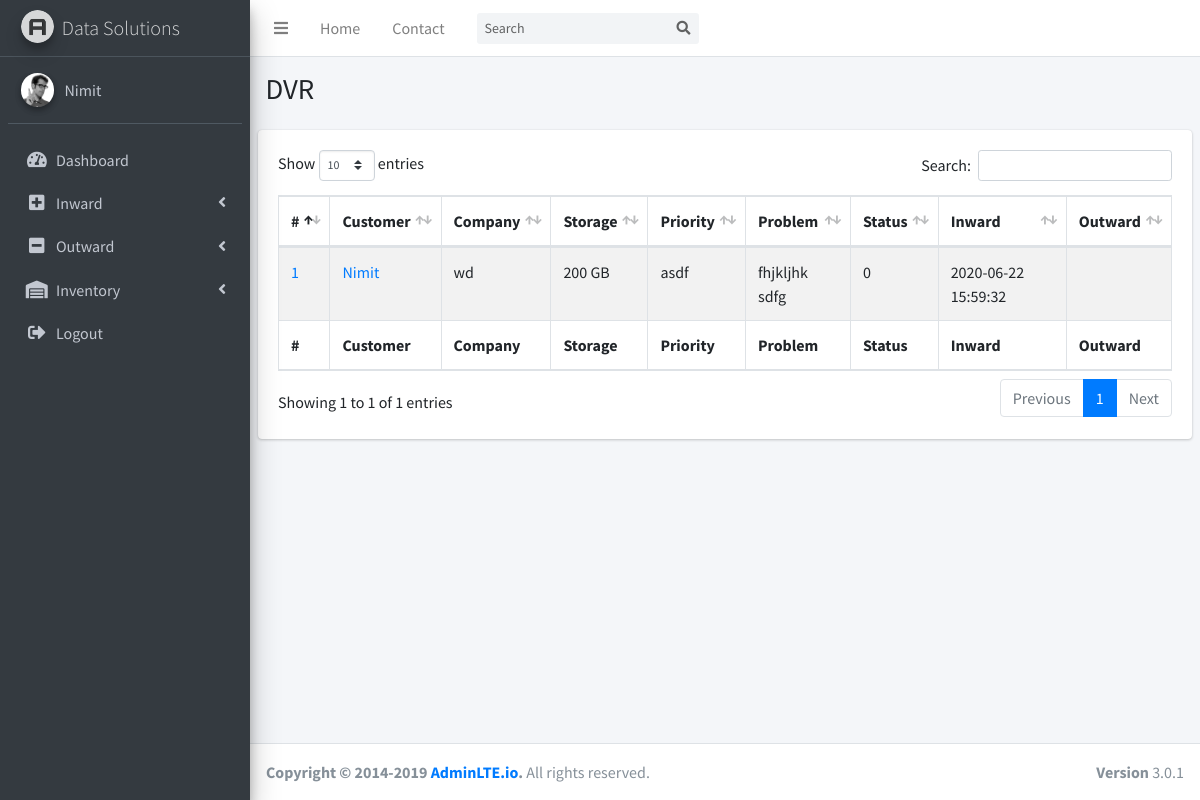
The page /dvr.php (signed in) on the database its author committed.
### tables this page shows
CREATE TABLE `dvr` (
  `id` int(10) UNSIGNED NOT NULL,
  `customer_id` int(10) UNSIGNED NOT NULL,
  `company` varchar(64) NOT NULL,
  `storage_capacity` mediumint(9) NOT NULL,
  `storage_unit` varchar(3) NOT NULL,
  `priority` varchar(64) NOT NULL,
  `problem` text NOT NULL,
  `estimate` int(11) NOT NULL,
  `status` tinyint(4) NOT NULL,
  `inward` timestamp NOT NULL DEFAULT current_timestamp(),
  `outward` timestamp NULL DEFAULT NULL,
  `returned` tinyint(4) NOT NULL
);

CREATE TABLE `customer` (
  `id` int(10) UNSIGNED NOT NULL,
  `name` varchar(64) NOT NULL,
  `email` varchar(64) NOT NULL,
  `phone` varchar(10) NOT NULL
);

### dvr.php (the view, shortened to what this page needs)
<?php
  include('includes/connection.php');
?>
<!DOCTYPE html>
<html>
<head>
  <link rel="stylesheet" href="plugins/fontawesome-free/css/all.min.css">
  <link rel="stylesheet" href="https://code.ionicframework.com/ionicons/2.0.1/css/ionicons.min.css">
  <link rel="stylesheet" href="plugins/datatables-bs4/css/dataTables.bootstrap4.css">
  <link rel="stylesheet" href="dist/css/adminlte.min.css">
</head>
<body class="hold-transition sidebar-mini">
<div class="wrapper">
  <?php include('includes/menu.php'); ?>
  <div class="content-wrapper">
    <section class="content-header">
      <div class="container-fluid">
        <div class="row mb-2">
          <div class="col-sm-6">
            <h1>DVR</h1>
          </div>
          <div class="col-sm-6">
          </div>
        </div>
      </div>
    </section>
    <section class="content">
      <div class="row">
        <div class="col-12">
          <div class="card">
            <div class="card-body">
              <table id="example1" class="table table-bordered table-striped">
                <thead>
                <tr>
                    <th>#</th>
                    <th>Customer</th>
                    <th>Company</th>
                    <th>Storage</th>
                    <th>Priority</th>
                    <th>Problem</th>
                    <th>Status</th>
                    <th>Inward</th>
                    <th>Outward</th>
                </tr>
                </thead>
                <tbody>
                <?php
                  $sql = "SELECT customer.name 'customer_name',dvr.* FROM customer RIGHT JOIN dvr ON customer.id = dvr.customer_id";
                  $result = mysqli_query($con,$sql);
                  if (mysqli_num_rows($result) > 0){
                    while($row = mysqli_fetch_assoc($result)){
                ?>
                <tr>
                  <td>
                      <a href="viewStorageDeviceDetails.php?customerId=<?php echo $row['customer_id']; ?>&id=<?php echo $row['id']; ?>&type=dvr">
                        <?php echo $row['id']; ?>
                      </a>
                  </td>
                  <td>
                    <a href="viewStorageDeviceDetails.php?customerId=<?php echo $row['customer_id']; ?>&id=<?php echo $row['id']; ?>&type=dvr">
                      <?php echo $row['customer_name']; ?>
                    </a>
                  </td>
                  <td><?php echo $row['company']; ?></td>
                  <td><?php echo $row['storage_capacity']." ".$row['storage_unit']; ?></td>
                  <td><?php echo $row['priority']; ?></td>
                  <td><?php echo $row['problem']; ?></td>
                  <td><?php echo $row['status']; ?></td>
                  <td><?php echo $row['inward']; ?></td>
                  <td><?php echo $row['outward']; ?></td>
                </tr>
                <?php
                    }
                  }
                ?>
                </tbody>
                <tfoot>
                <tr>
                    <th>#</th>
                    <th>Customer</th>
                    <th>Company</th>
                    <th>Storage</th>
                    <th>Priority</th>
                    <th>Problem</th>
                    <th>Status</th>
                    <th>Inward</th>
                    <th>Outward</th>
                </tr>
                </tfoot>
              </table>
            </div>
          </div>
        </div>
      </div>
    </section>
  </div>
  <footer class="main-footer">
    <div class="float-right d-none d-sm-block">
      <b>Version</b> 3.0.1
    </div>
    <strong>Copyright &copy; 2014-2019 <a href="http://adminlte.io">AdminLTE.io</a>.</strong> All rights
    reserved.
  </footer>
</div>
</body>
</html>

### rows shown on the page
dvr: id "1", customer.name "Nimit", company "wd", storage_capacity "200", storage_unit "GB", priority "asdf", problem "fhjkljhk sdfg", status "0", inward "2020-06-22 15:59:32"

### other values the page prints
$_SESSION['adminName'] "Nimit"
